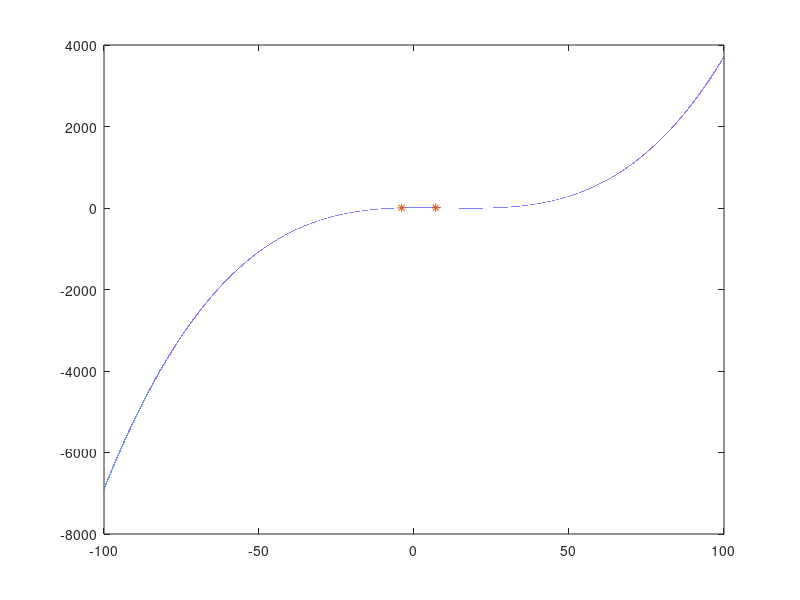

Reproduce this figure in MATLAB.
clear 
clc
close all
x = [-4 7 ]; %x???x
y = [3  5]; %y???
s = [2 -1]; %???

F = [x(1)^3     x(1)^2      x(1)        1;
     x(2)^3     x(2)^2      x(2)        1;
     3*x(1)^2   2*x(1)      1           0;
     3*x(2)^2   2*x(2)      1           0]
 
rank(F)
 
B =[y(1);
    y(2);
    s(1);
    s(2)]

A = F\B

c = -100:0.001:100;
v = A(1)*c.^3 +A(2)*c.^2 + A(3)*c +A(4);

plot(c,v)
hold on
plot(x,y,'*')